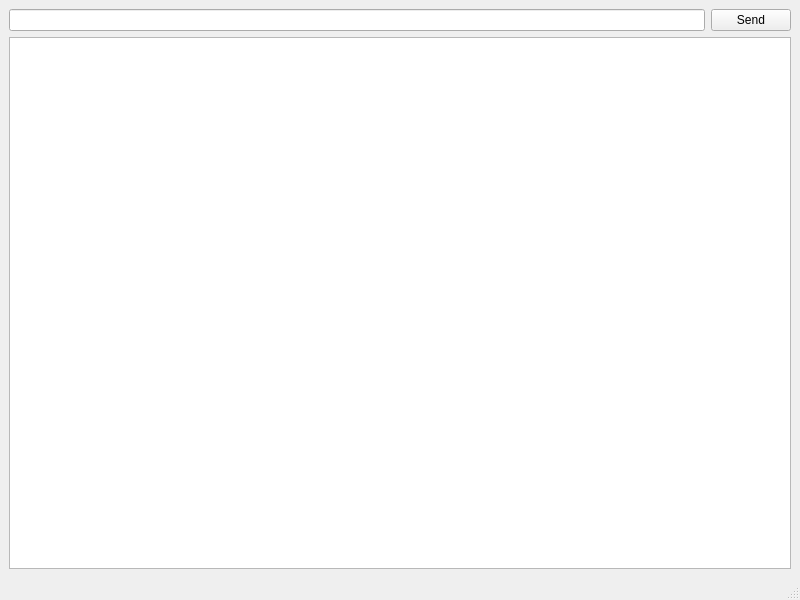
<?xml version="1.0" encoding="UTF-8"?>
<ui version="4.0">
 <class>QTcpSocketTest</class>
 <widget class="QMainWindow" name="QTcpSocketTest">
  <property name="geometry">
   <rect>
    <x>0</x>
    <y>0</y>
    <width>800</width>
    <height>600</height>
   </rect>
  </property>
  <property name="windowTitle">
   <string>QTcpSocketTest</string>
  </property>
  <widget class="QWidget" name="centralwidget">
   <layout class="QGridLayout" name="gridLayout">
    <item row="0" column="0">
     <widget class="QLineEdit" name="lineEdit_WriteMsg"/>
    </item>
    <item row="0" column="1">
     <widget class="QPushButton" name="pushButton_Send">
      <property name="text">
       <string>Send</string>
      </property>
     </widget>
    </item>
    <item row="1" column="0" colspan="2">
     <widget class="QTextEdit" name="textEdit_recied_from_server"/>
    </item>
   </layout>
  </widget>
  <widget class="QMenuBar" name="menubar">
   <property name="geometry">
    <rect>
     <x>0</x>
     <y>0</y>
     <width>800</width>
     <height>21</height>
    </rect>
   </property>
  </widget>
  <widget class="QStatusBar" name="statusbar"/>
 </widget>
 <resources/>
 <connections/>
</ui>
